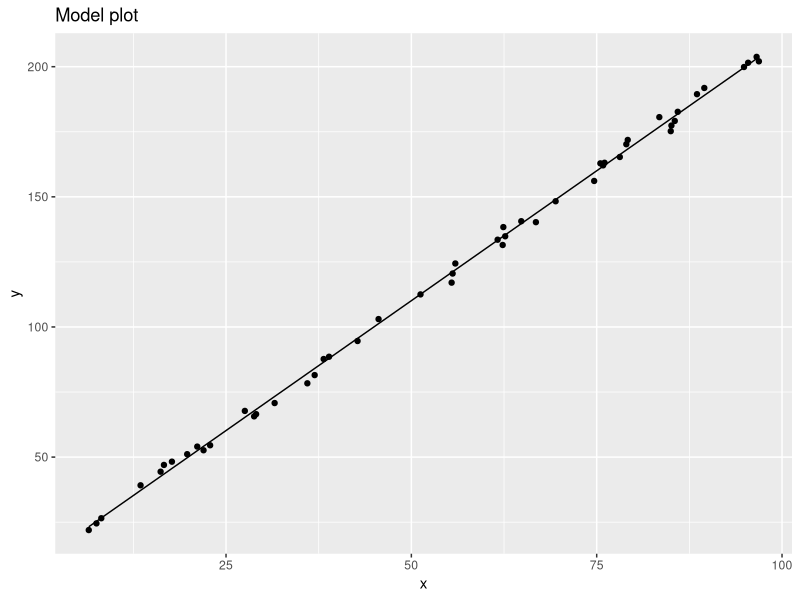

The R source for this figure: (Note: this script raises an error after producing the figure.)
## ---- chunk 1
library(purrr)
library(ggplot2)
library(tibble)
library(tidyr)
library(magrittr)
## ---- chunk 2
beta_0 = 10
beta_1 = 2

y <- function(x) beta_0 + beta_1 * x

## ---- chunk 3
set.seed(123456)
## ---- chunk 4
n_measurements <- 1000

## ---- chunk 5
mean_error <- 0
var_error <- 5

error <- rnorm(n = n_measurements, mean = mean_error, sd = sqrt(var_error))
## ---- chunk 6
range_x <- c(0, 100)

x <- runif(n = n_measurements, min = range_x[1], max = range_x[2])
## ---- chunk 7
measurements <- y(x) + error
## ---- chunk 8

pick_sample <- function(msrmnt, xval, n) {
  picks <- sample(1:length(msrmnt), size = n)
  x_obs <- xval[picks]
  y_obs <- msrmnt[picks]
  
  list(X = x_obs, Y = y_obs)
}

experiment <- partial(pick_sample, msrmnt = measurements, xval = x)

n_obs <- 50

trial <- experiment(n_obs)

x_obs <- trial$X
y_obs <- trial$Y
## ---- chunk 9
linmod <- lm(y_obs ~ x_obs)
summary(linmod)
## ---- chunk 10
pf <- tibble(X_OBS = x_obs, Y_OBS = y_obs, Y_FITTED = linmod$fitted.values)

pf %>% ggplot(aes(x = X_OBS)) + geom_point(aes(y = Y_OBS)) + geom_line(aes(y = Y_FITTED)) +
                labs(title = "Model plot", x = "x", y = "y")

## ---- chunk 11
values_per_exp <- 50
num_of_experiments <- 5

exps <- rep(values_per_exp, num_of_experiments)

some_exps <- lapply(exps, experiment)

some_models <- some_exps %>% map(~ lm(Y ~ X, data = .x))

coeff_df <- some_models %>% map(~ .x$coefficients) %>% map_dfr(as.list)
names(cocoeff_df) <- c("beta_0", "beta_1")











